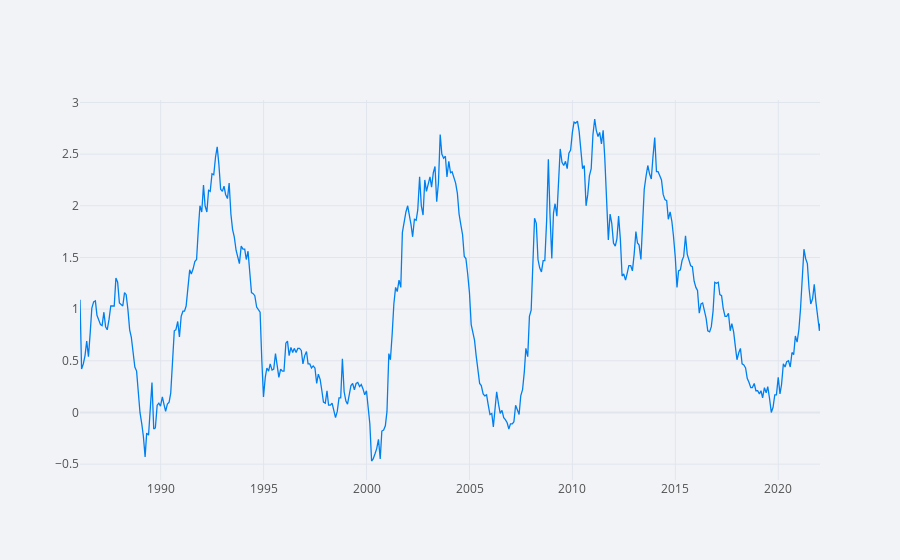

Notebook cell for this chart:
### Code cell
df_2y10y['GAP'].iplot()

### Figure 1 — Plotly figure (JSON) as saved in the notebook; plotly's stock layout.template omitted (floating-point values rounded to 4 significant figures; data arrays with more than 128 entries replaced by an {"elided": "..."} marker saying what was removed)
{"data": [{"line": {"color": "rgba(0, 128, 240, 1.0)", "dash": "solid", "shape": "linear", "width": 1.3}, "mode": "lines", "name": "GAP", "text": "", "type": "scatter", "x": {"elided": "433 str values"}, "y": {"elided": "433 float values"}}], "layout": {"legend": {"bgcolor": "#F2F3F7", "font": {"color": "#505050"}}, "paper_bgcolor": "#F2F3F7", "plot_bgcolor": "#F2F3F7", "title": {"font": {"color": "#484848"}}, "xaxis": {"gridcolor": "#E1E5ED", "showgrid": true, "tickfont": {"color": "#505050"}, "title": {"font": {"color": "#505050"}, "text": ""}, "zerolinecolor": "#E1E5ED"}, "yaxis": {"gridcolor": "#E1E5ED", "showgrid": true, "tickfont": {"color": "#505050"}, "title": {"font": {"color": "#505050"}, "text": ""}, "zerolinecolor": "#E1E5ED"}}}
